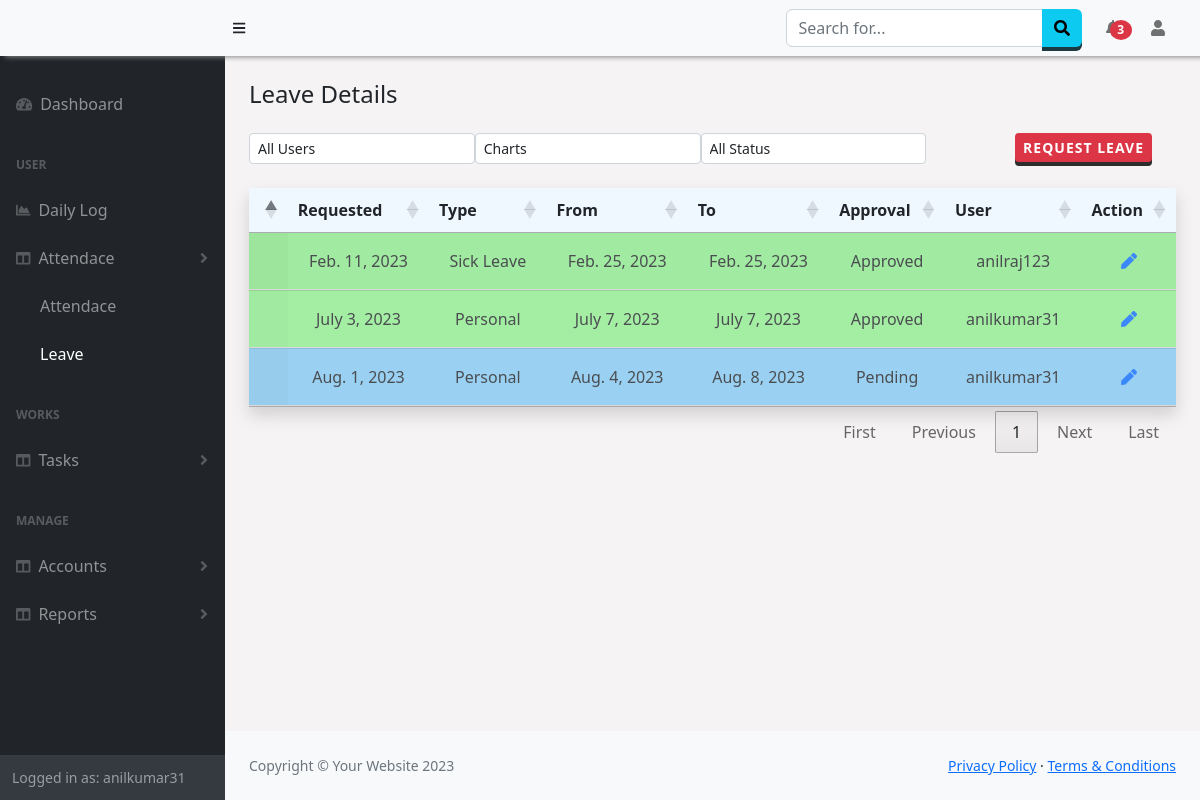
The page /Attendance/Leaves (signed in) on the database as committed earlier.
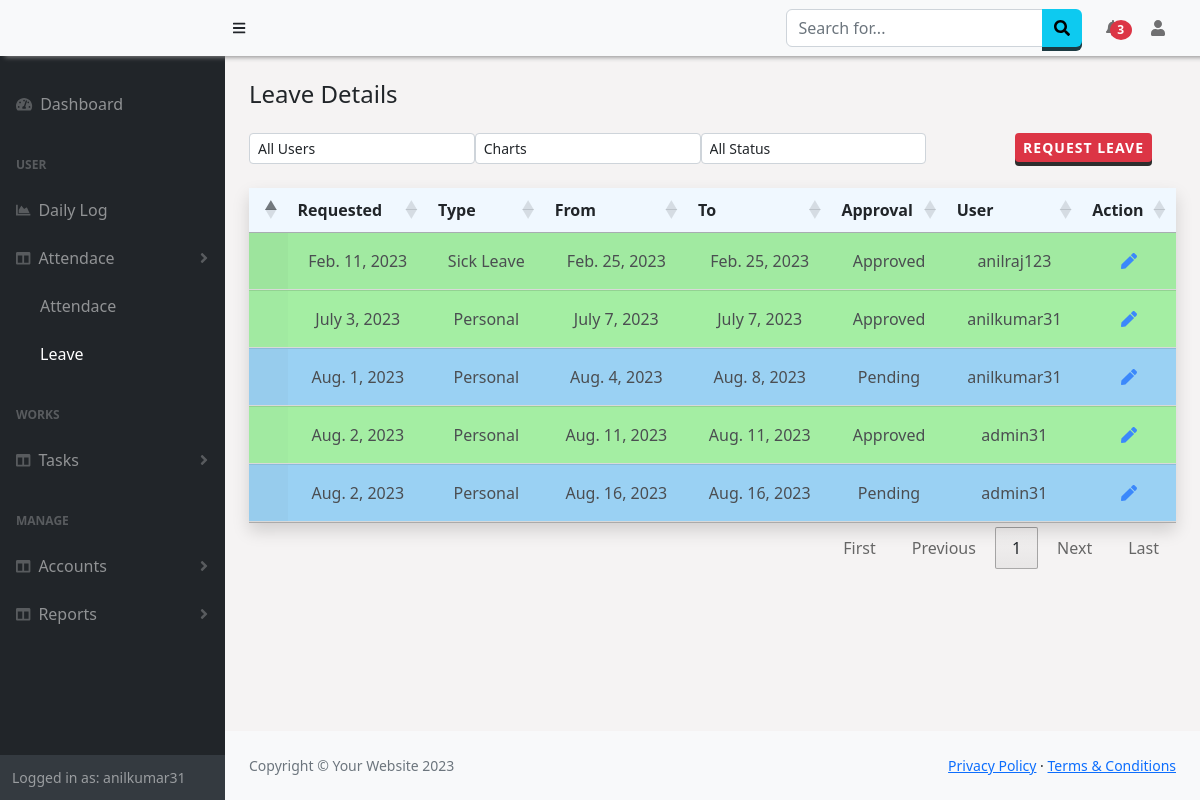
The same page on the database as committed later.
### Attendance/models.py (models this page shows, shortened)
class Leave(models.Model):
    date =  models.DateField(auto_now_add=True,null=True)
    user = models.ForeignKey(User, null=True, on_delete= models.SET_NULL)
    type =  models.ForeignKey(LeaveType,on_delete= models.CASCADE)
    leave_from = models.DateField(null=True)
    leave_to = models.DateField(null=True)
    details = models.TextField()
    approval = models.ForeignKey(Approval, on_delete=models.CASCADE, null=True,default=2)
    approved_by = models.CharField(max_length=50,null=True)
    date_approved = models.DateTimeField(null=True,default=None)

class LeaveType(models.Model):
    name = models.CharField(max_length=50,null=True,default=None)
    days = models.IntegerField(null=True,)

class Approval(models.Model):
    name =models.CharField(max_length=50)

### Attendance/views.py (the view)
# urls.py: path('Leaves',views.getleave, name='leave'),
def getleave(request):
    usr = checkTeams(request)
    allusers =User.objects.filter(pk__in=usr[0]).values('id','username')
    all_leaves = Leave.objects.filter(user__id__in=usr[0])
    type = LeaveType.objects.all().values()
    return render(request, 'Attendance/leave.html',{'result':all_leaves,'users' :allusers,'LeaveTypes':type})

### Manager/views.py (called while the page is built)
def checkTeams(request):
    is_team = False
    if request.user.is_superuser:
        users = Employees.objects.values('user').filter(company=request.session['comp'])
        is_team=True
    else:
        is_manager = userDetails.objects.get(user__id=request.user.id)
        if is_manager.is_manager == True:
            users1 = userManager.objects.values('user').filter(manager=is_manager)
            users = User.objects.filter(Q(pk__in=users1)| Q(pk=request.user.id))
            is_team=True
        else:
            users = User.objects.filter(username=request.user.username)
        """
        if u_teams.exists():
            is_team=True
            users = TeamUsers.objects.values('user').filter(team__in=u_teams)
        else:
            users = User.objects.filter(username=request.user.username)
        """
    return users,is_team

### Attendance/templates/Attendance/leave.html (shortened to what this page needs)
{% extends "base.html" %}
{% block content %}
<div class="">
    <div>
      <div class="row">
          <div class="col-md-12">
              <div class="col-md-12 row">
                <h4 class="text-left mb-4" >Leave Details&nbsp;</h4>
                <div >
                {% if user.is_superuser or perms.Attendance.view_leave %}
                  <select class="form-control form-control-sm col-sm-2 mb-3 w-25" id="user_s" style="float:left;" onchange="getLeave()">
                    <option value="0">All Users</option>
                  </select>
                  <select class="form-control form-control-sm col-sm-2 w-25" id="chart_option" style="float:left;" onchange="selectCharts()">
                    <option value="">Charts</option>
                  </select>
                  {% endif %}
                  <select class="form-control form-control-sm col-sm-2 w-25" id="status" style="float:left;" onchange="getLeave()">
                    <option value="0">All Status</option>
                  </select>
                  <a style="float:right;" class="btn btn-sm btn-danger" type="button" data-bs-toggle="modal" data-bs-target="#leave_modal" onclick="setModal()" id="leaveRequest">Request Leave</a>
                </div>
              </div>
              <div  id="change_content" class="table-wrap table-responsive-sm mt-2" style="clear:right;">
                  <table class="table  text-center shadow display" id="leaveTable">
                    <thead>
                      <tr>
                        <th></th>
                        <th>Requested</th>
                        <th>Type</th>
                        <th>From</th>
                        <th>To</th>
                        <th>Approval</th>
                        {% if 'Attendance.change_leave' in perms %}<th>User</th>{% endif %}
                        <th>Action</th>
                      </tr>
                    </thead>
                    <tbody id="tbody_leave" style="overflow:visible !important;">
                      {% for n in result %}
                      <tr style="background-color:{% if n.approval.name == 'Pending' %}lightskyblue{% elif n.approval.name == 'Approved' %}lightgreen{% else %}antiquewhite{% endif %};">
                        <td class="p-2 details-control">
                         </td>
                        <td>{{n.date}}</td><td>{{n.type.name}}</td><td>{{n.leave_from}}</td><td>{{n.leave_to}}</td>
                        <td >{{n.approval.name}}</td>
                        {% if 'Attendance.change_leave' in perms %}
                        <td>{{n.user}}</td>
                        <td>
                          <a  id="a_detailss" onclick="updateLeave({{n.id}})">
                            <i class="fas fa-solid fa-pen text-primary"></i>
                        </a>
                        </td>
                        {% endif %}
                      </tr>
                      {% endfor%}
                    </tbody>
                  </table>
                </div>
            </div>
          <br /><br />
        </div>
    </div>
  </div>
{% endblock %}

### templates/base.html (shortened to what this page needs)
<!DOCTYPE html>
<html lang="en">
    <head>
        <link href="https://cdn.jsdelivr.net/npm/simple-datatables@7.1.2/dist/style.min.css" rel="stylesheet" />
        <link href="https://cdn.datatables.net/1.13.5/css/jquery.dataTables.min.css" rel="stylesheet" />
        <link href="https://cdn.datatables.net/buttons/2.4.1/css/buttons.dataTables.min.css" rel="stylesheet" />
        <link href="/static/css/styles.css" rel="stylesheet" />
        <link href="/static/css/customSB.css" rel="stylesheet" />
    </head>
    <body class="sb-nav-fixed" >
        <nav class="sb-topnav navbar navbar-expand-sm navbar-light bg-light fixed-top" style=" box-shadow: 5px 1px 5px #888888;">
            <a class="navbar-brand ps-3 bg-light" href="{% url 'home' %}">{{request.session.company}}</a>
            <button class="btn btn-link btn-sm order-2 order-lg-0 me-4 me-lg-0" id="sidebarToggle" href="#!"><i class="fas fa-bars"></i></button>
            <form class="d-none d-md-inline-block form-inline ms-auto me-0 me-md-3 my-2 my-md-0">
                <div class="input-group">
                    <input class="form-control" type="text" placeholder="Search for..." aria-label="Search for..." aria-describedby="btnNavbarSearch" />
                    <button class="btn btn-info" id="btnNavbarSearch" type="button"><i class="fas fa-search"></i></button>
                </div>
            </form>
            <ul class="navbar-nav ms-auto ms-md-0 ">
                <li class="nav-item dropdown">
                    <a class="nav-link dropdown-toggle" id="navbarDropdown" href="#" role="button" data-bs-toggle="dropdown" aria-expanded="false"> <span class="badge badge-sm badge-danger badge-counter bg-danger rounded-circle " style="margin-left:-10px;">3</span></a>
                </li>
            </ul>
            <ul class="navbar-nav  ms-md-0 me-3 me-lg-4">
                <li class="nav-item dropdown">
                    <a class="nav-link dropdown-toggle" id="navbarDropdown" href="#" role="button" data-bs-toggle="dropdown" aria-expanded="false"><i class="fas fa-user fa-fw"></i></a>
                </li>
            </ul>
        </nav>
        <div id="layoutSidenav" style="background-color:rgb(245, 243, 243);">
            <div id="layoutSidenav_nav">
                <nav class="sb-sidenav accordion sb-sidenav-dark" id="sidenavAccordion" >
                    <div class="sb-sidenav-menu" >
                        <div class="nav">
                            <a class="nav-link mt-4" href="{% url 'home' %}">
                                <div class="sb-nav-link-icon"><i class="fas fa-tachometer-alt"></i></div>
                                <span style="{% if request.path == '/' %}color:white;{% endif %}">Dashboard<span>
                            </a>
                            <div class="sb-sidenav-menu-heading">User</div>
                            <a class="nav-link" href="{% url 'dailylog' %}">
                                <div class="sb-nav-link-icon"><i class="fas fa-chart-area"></i></div>
                                <span style="{% if request.path == '/Worklog/dailylog/' %}color:white;{% endif %}">Daily Log<span>
                            </a>
                            <a class="nav-link collapsed" href="#" data-bs-toggle="collapse" data-bs-target="#collapseAttendance" aria-expanded="false" aria-controls="collapseLayouts">
                                <div class="sb-nav-link-icon"><i class="fas fa-columns"></i></div>
                                Attendace
                                <div class="sb-sidenav-collapse-arrow"><i class="fas fa-angle-down"></i></div>
                            </a>
                            <div class="{% if request.path|slice:'12' != '/Attendance/' %}collapse{% endif %}" id="collapseAttendance" aria-labelledby="headingOne" data-bs-parent="#sidenavAccordion">
                                <nav class="sb-sidenav-menu-nested nav">
                                    <a class="nav-link" href="{% url 'attendance' %} "style="{% if request.path == '/Attendance/Details' %}color:white;{% endif %}">Attendace</a>
                                    <a class="nav-link" href="{% url 'leave' %}" style="{% if request.path == '/Attendance/Leaves' %}color:white;{% endif %}">Leave</a>
                                </nav>
                            </div>
                            <div class="sb-sidenav-menu-heading">Works</div>
                            <a class="nav-link collapsed" href="#" data-bs-toggle="collapse" data-bs-target="#collapseLayouts" aria-expanded="false" aria-controls="collapseLayouts">
                                <div class="sb-nav-link-icon"><i class="fas fa-columns"></i></div>
                                Tasks
                                <div class="sb-sidenav-collapse-arrow"><i class="fas fa-angle-down"></i></div>
                            </a>
                            <div class="sb-sidenav-menu-heading">Manage</div>
                            <a class="nav-link collapsed" href="#" data-bs-toggle="collapse" data-bs-target="#collapseDetails" aria-expanded="false" aria-controls="collapseLayouts">
                                <div class="sb-nav-link-icon"><i class="fas fa-columns"></i></div>
                                Accounts
                                <div class="sb-sidenav-collapse-arrow"><i class="fas fa-angle-down"></i></div>
                            </a>
                            <a class="nav-link collapsed" href="#" data-bs-toggle="collapse" data-bs-target="#collapseReports" aria-expanded="false" aria-controls="collapseLayouts">
                                <div class="sb-nav-link-icon"><i class="fas fa-columns"></i></div>
                                Reports
                                <div class="sb-sidenav-collapse-arrow"><i class="fas fa-angle-down"></i></div>
                            </a>
                        </div>
                    </div>
                    <div class="sb-sidenav-footer">
                        <div class="small">Logged in as: {{ user.username}}</div>
                    </div>
                </nav>
            </div>
            <div id="layoutSidenav_content" >
                <main class="p-4" >
                    {% block content %}
                {% endblock %}
                </main>
                <footer class="py-4 bg-light mt-auto">
                    <div class="container-fluid px-4">
                        <div class="d-flex align-items-center justify-content-between small">
                            <div class="text-muted">Copyright &copy; Your Website 2023</div>
                            <div>
                                <a href="#">Privacy Policy</a>
                                &middot;
                                <a href="#">Terms &amp; Conditions</a>
                            </div>
                        </div>
                    </div>
                </footer>
            </div>
        </div>
        <link href="https://cdnjs.cloudflare.com/ajax/libs/twitter-bootstrap/5.2.0/css/bootstrap.min.css" rel="stylesheet" type="text/css">
    </body>
</html>

### Attendance/templates/Attendance/leave.html (style rules this page uses)
#leaveTable td { padding: 1rem; }

### templates/base.html (style rules this page uses)
td.details-control { background: url('https://www.datatables.net/examples/resources/details_open.png') no-repeat center center; cursor: pointer; }
.dropdown-toggle:after { display: none !important; }
thead { background-color:aliceblue !important; }
th { font-weight:600 !important; }
tbody tr { opacity:0.8; border-top:1px solid lightgray; border-bottom:1px solid lightgray; }
.navbar,.sb-sidenav { background-color:DodgerBlue important; }
.btn { outline: none; cursor: pointer; border: none !important; display: block; position: relative; font-size: 16px ; font-weight: 600 !important; color: #fff; text-transform: uppercase; letter-spacing: 1px; }
.btn-info { background-color: #5bc0de; box-shadow: 0 4px #1C3A42; }
.btn-danger { background-color: #d9534f; box-shadow: 0 4px #2D2D2D; }

Rows that differ between the two databases and show on the page:
added Leave: date "Aug. 2, 2023", type.name "Personal", leave_from "Aug. 11, 2023", leave_to "Aug. 11, 2023", approval.name "Approved", user "admin31"
added Leave: date "Aug. 2, 2023", type.name "Personal", leave_from "Aug. 16, 2023", leave_to "Aug. 16, 2023", approval.name "Pending", user "admin31"
